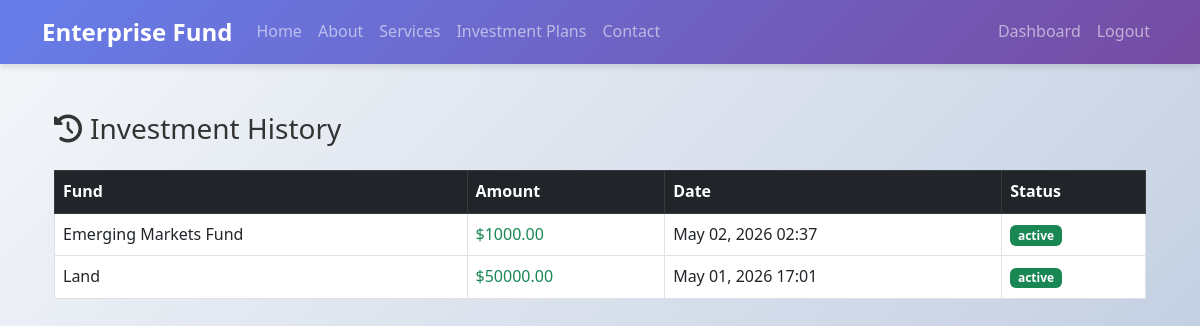
The app's page /accounts/investment-history/ (signed in), older data.
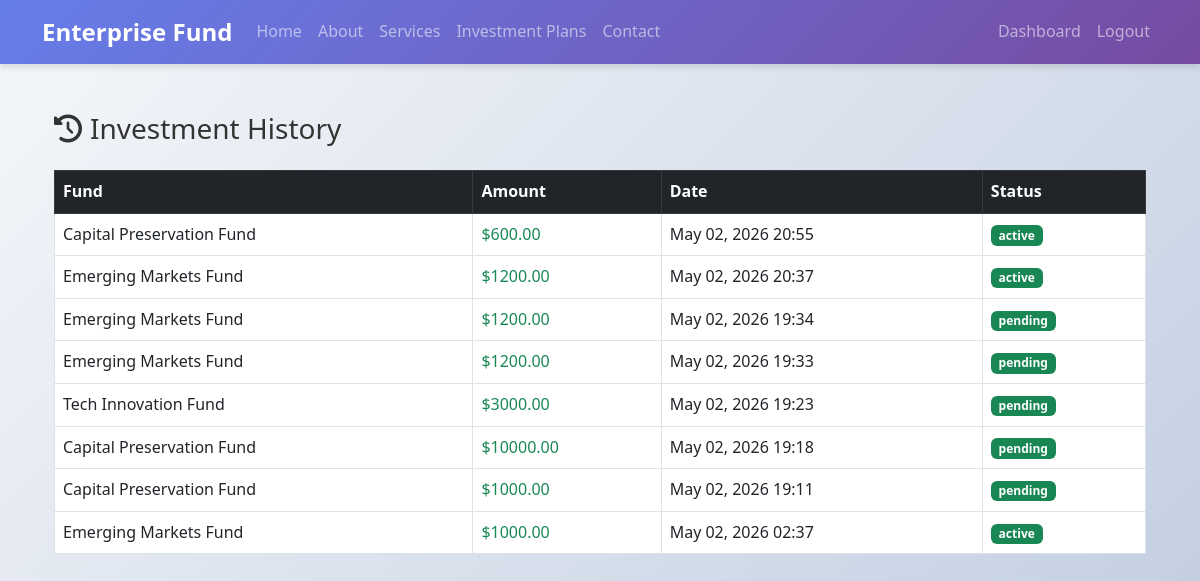
The same page, newer data.
### accounts/models.py (models this page shows, shortened)
class Investment(models.Model):
    STATUS_PENDING = 'pending'
    STATUS_ACTIVE = 'active'
    STATUS_FAILED = 'failed'
    STATUS_CHOICES = [
        (STATUS_PENDING, 'Pending'),
        (STATUS_ACTIVE, 'Active'),
        (STATUS_FAILED, 'Failed'),
    ]
    investor = models.ForeignKey(
        CustomUser,
        on_delete=models.CASCADE,
        related_name='investments'
    )
    fund = models.ForeignKey(
        Fund,
        on_delete=models.CASCADE,
        related_name='investments'
    )
    amount = models.DecimalField(max_digits=15, decimal_places=2)
    invested_date = models.DateTimeField(auto_now_add=True)
    status = models.CharField(
        max_length=20,
        choices=STATUS_CHOICES,
        default=STATUS_PENDING
    )
    transaction_id = models.CharField(
        max_length=100,
        unique=True,
        null=True,
        blank=True
    )
    payment_method = models.CharField(
        max_length=50,
        null=True,
        blank=True
    )  # e.g. sslcommerz, bkash, nagad
    paid_at = models.DateTimeField(
        null=True,
        blank=True
    )
    created_at = models.DateTimeField(auto_now_add=True)
    updated_at = models.DateTimeField(auto_now=True)

class Fund(models.Model):
    STATUS_ACTIVE = 'active'
    STATUS_INACTIVE = 'inactive'
    STATUS_CHOICES = [
        (STATUS_ACTIVE, 'Active'),
        (STATUS_INACTIVE, 'Inactive'),
    ]
    name = models.CharField(max_length=255)
    description = models.TextField()
    minimum_investment = models.DecimalField(max_digits=10, decimal_places=2)
    expected_return = models.CharField(max_length=100)
    duration = models.CharField(max_length=100)
    total_capacity = models.DecimalField(max_digits=15, decimal_places=2)
    invested_amount = models.DecimalField(max_digits=15, decimal_places=2, default=0)
    status = models.CharField(max_length=50, choices=STATUS_CHOICES, default=STATUS_ACTIVE)
    created_at = models.DateTimeField(auto_now_add=True)

### accounts/views.py (the view)
# urls.py: path('investment-history/', views.investment_history, name='investment_history'),
@login_required
def investment_history(request):
    investments = Investment.objects.filter(
        investor=request.user
    ).select_related('fund').order_by('-invested_date')
    return render(request, 'accounts/investment_history.html', {
        'investments': investments
    })

### templates/accounts/investment_history.html (shortened to what this page needs)
{% extends 'base.html' %}
{% block content %}
<div class="container my-5">
    <h3 class="mb-4">
        <i class="fas fa-history me-2"></i>Investment History
    </h3>
    <div class="table-responsive">
        <table class="table table-hover table-bordered">
            <thead class="table-dark">
                <tr>
                    <th>Fund</th>
                    <th>Amount</th>
                    <th>Date</th>
                    <th>Status</th>
                </tr>
            </thead>
            <tbody>
                {% for inv in investments %}
                <tr>
                    <td>{{ inv.fund.name }}</td>
                    <td class="text-success">${{ inv.amount }}</td>
                    <td>{{ inv.invested_date|date:"M d, Y H:i" }}</td>
                    <td>
                        <span class="badge bg-success">{{ inv.status }}</span>
                    </td>
                </tr>
                {% empty %}
                <tr>
                    <td colspan="4" class="text-center">
                        No investments found.
                    </td>
                </tr>
                {% endfor %}
            </tbody>
        </table>
    </div>
</div>
{% endblock %}

Row changes from the older to the newer data that the page shows:
removed Investment: fund.name "Land", amount "50000.00", invested_date "May 01, 2026 17:01", status "active"
added Investment: fund.name "Capital Preservation Fund", amount "600.00", invested_date "May 02, 2026 20:55", status "active"
added Investment: fund.name "Emerging Markets Fund", amount "1200.00", invested_date "May 02, 2026 20:37", status "active"
added Investment: fund.name "Emerging Markets Fund", amount "1200.00", invested_date "May 02, 2026 19:34", status "pending"
added Investment: fund.name "Emerging Markets Fund", amount "1200.00", invested_date "May 02, 2026 19:33", status "pending"
added Investment: fund.name "Tech Innovation Fund", amount "3000.00", invested_date "May 02, 2026 19:23", status "pending"
added Investment: fund.name "Capital Preservation Fund", amount "10000.00", invested_date "May 02, 2026 19:18", status "pending"
added Investment: fund.name "Capital Preservation Fund", amount "1000.00", invested_date "May 02, 2026 19:11", status "pending"
